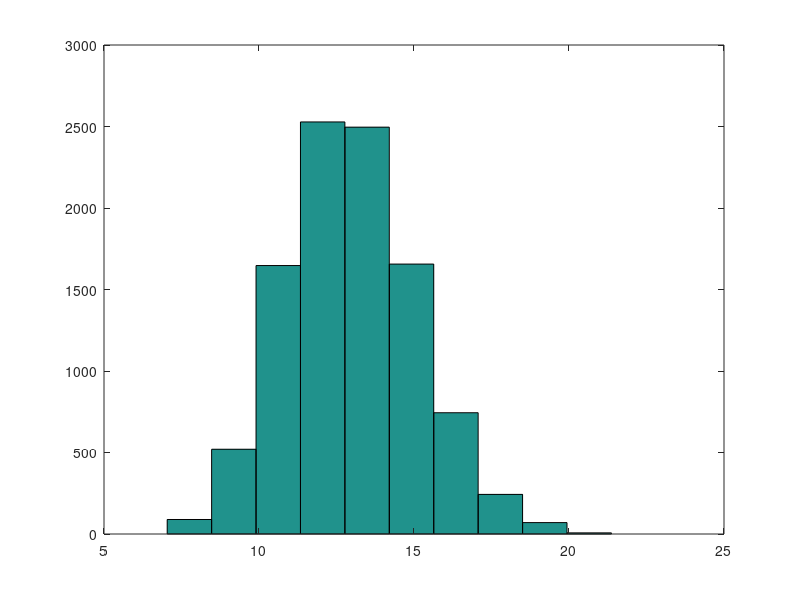

Write the MATLAB code that produced this figure.
gamma = 0.95;
n = 10 ^ 4;
dim = 6;

a = 4;
c = 13.8;

X = rand(n, dim);
func = a .^ X;
F = sum(func');

mask = F < c;
count = columns(F(mask))
volume = count / n			#we assume that cube has edges with length == 1

hist(F);

T = norminv((1 + gamma) / 2);
precision = 1 / sqrt(n)
delta_n = T * sqrt(volume * (1 - volume) / n)
I_n = [volume - delta_n, volume + delta_n]



n = 10^6;
X = rand(n, dim);
func = a .^ X;
F = sum(func');

mask = F < c;
count = columns(F(mask))
volume = count / n			#we assume that cube has edges with length == 1

precision = 1 / sqrt(n)
delta_n = T * sqrt(volume * (1 - volume) / n)
I_n = [volume - delta_n, volume + delta_n]

